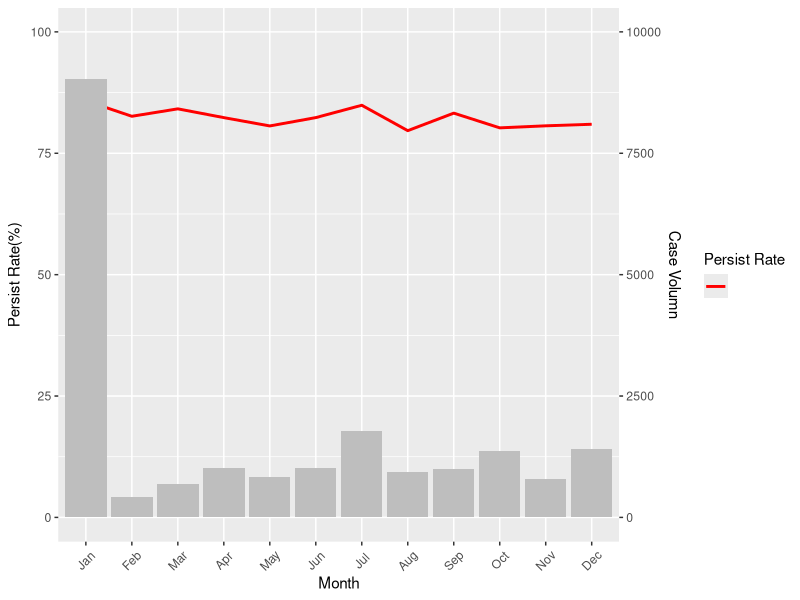
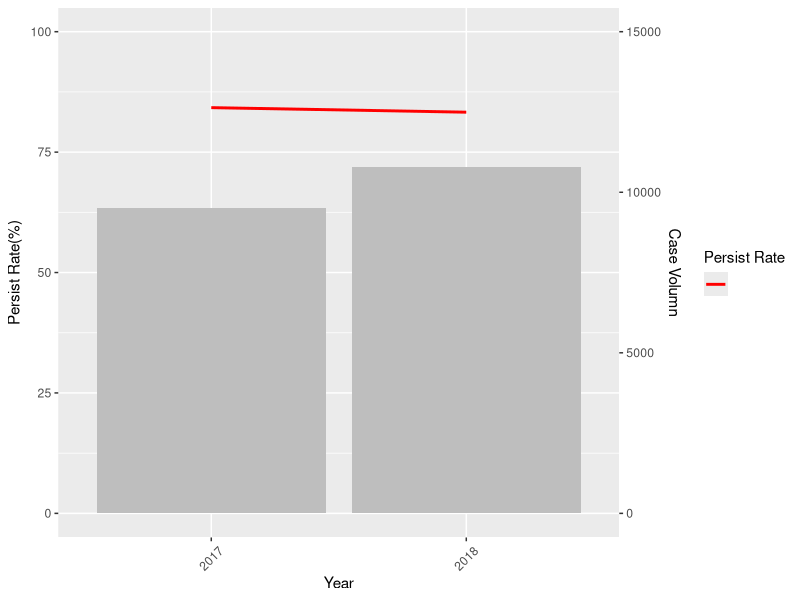
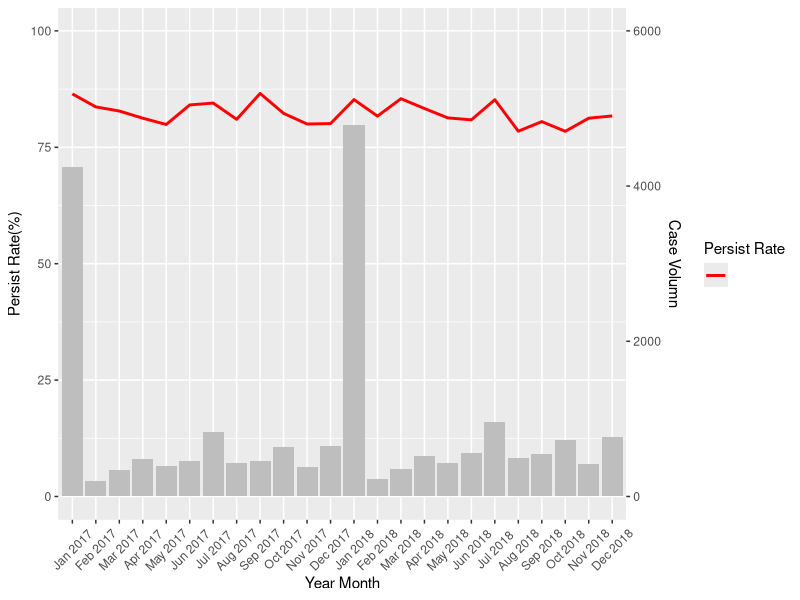
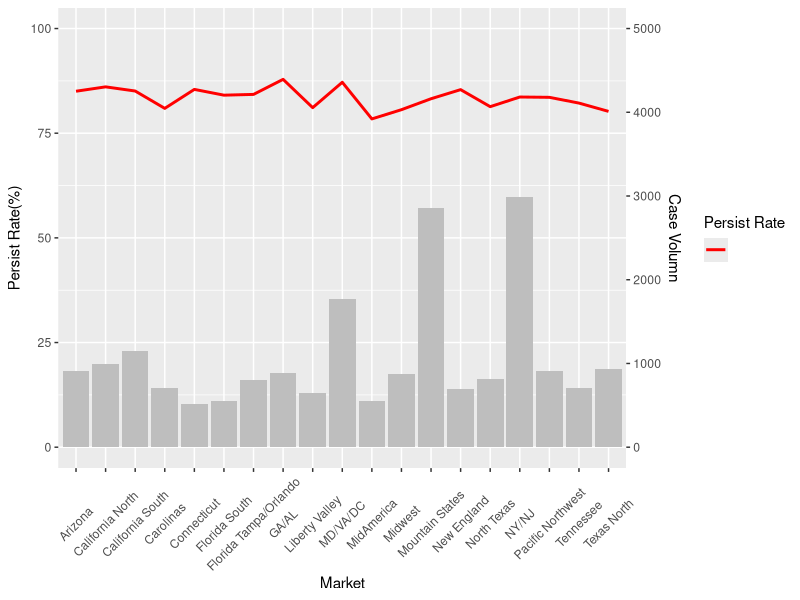
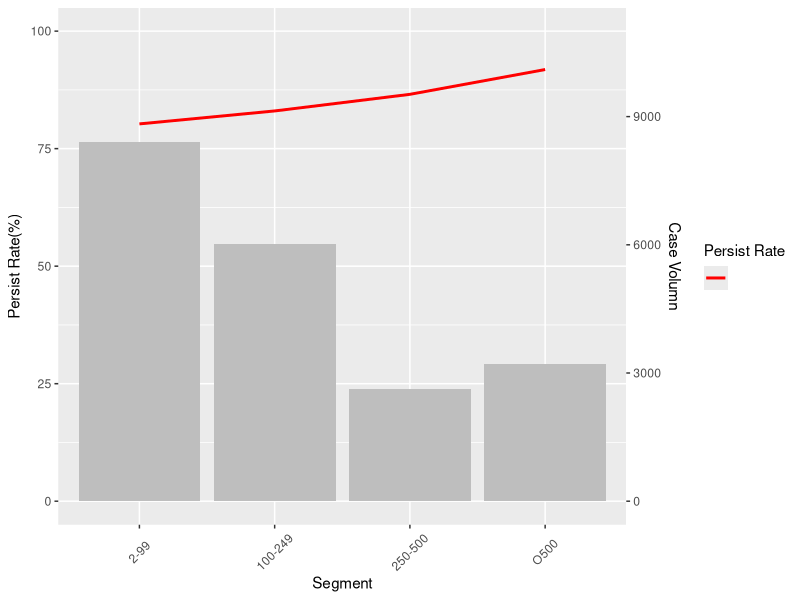
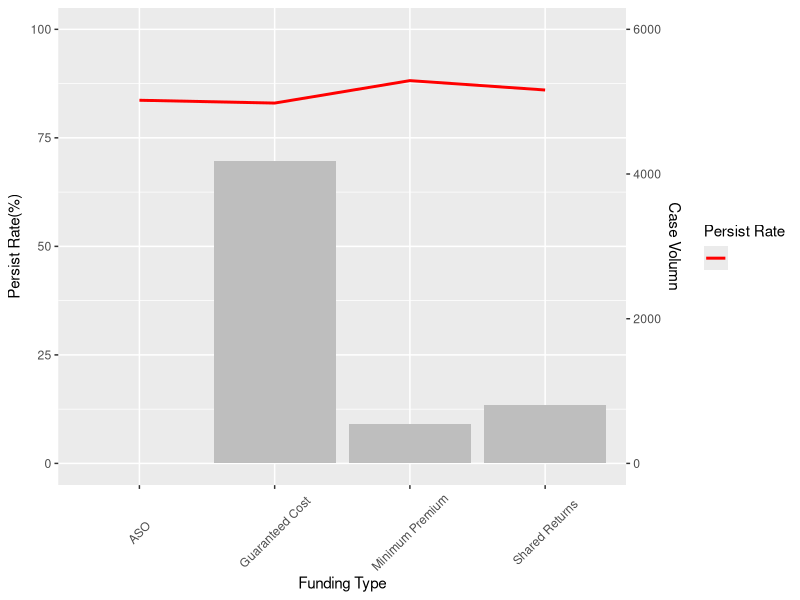
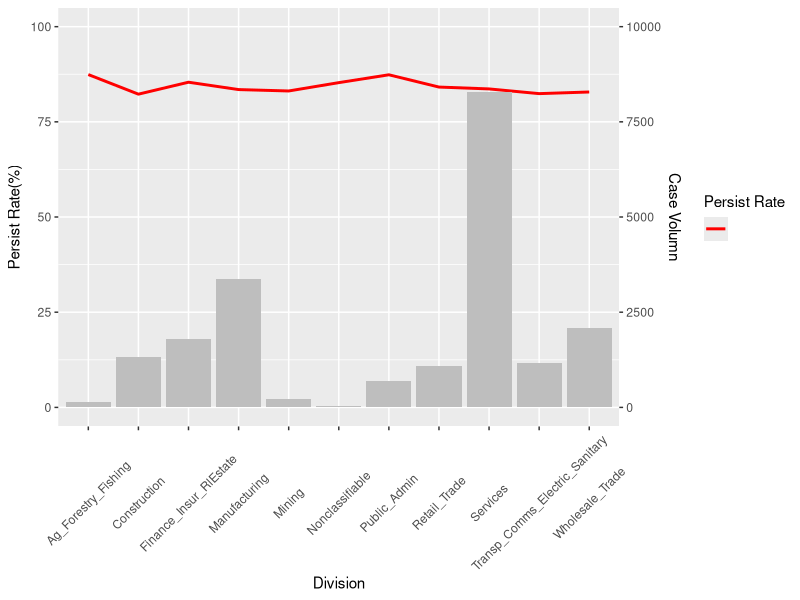
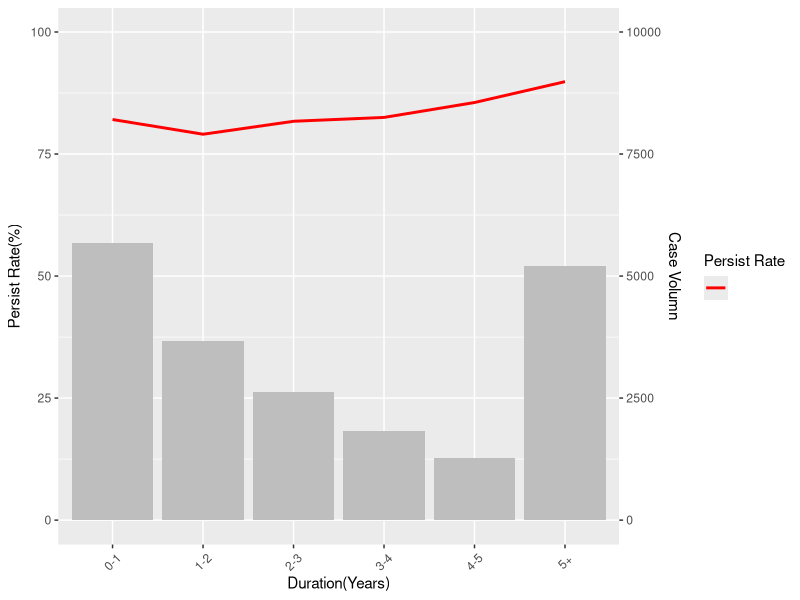

Recreate these plots in R, in order.
library(readr)
dat <- read_csv("Rention model.csv")

colnames(df)
#### Colnames cleaning:

names(dat) = gsub(pattern = "c59320_retnmdl_eda_dataset_v1.", replacement = "", x = names(dat))
head(dat)


#### Overall summary for each variable:

dat <- as.data.frame(unclass(dat))
dat$DV <- ifelse(dat$sold == 'Y',1,0)


#### Function to find frequency and percentage for a specific factor:

count_percentage <- function(var="close_month"){
  count <- table(dat[,var])
  per <- count/sum(count)
  data_comb <- data.frame(count,per)
  data_comb <- data_comb[,-3]
  colnames(data_comb) <- c(paste(var),"Frequency","Percentage")
  data_comb
  
}



#### Function to find Cost volumn and Persist Rate:


cost_volumn_and_persist_rate <- function(var="close_month"){
  
  count <- table(dat[,var])
  Persist <- table(dat[,var],dat[,"DV"])[,2]
  data_comb <- data.frame(count,Persist)
  colnames(data_comb)[1] <- c(paste(var))
  data_comb$Persist_Rate <- (data_comb$Persist/data_comb$Freq)*100
  
  data_comb
  
}



##### Plotting function


Plotting_function_month <- function(df,xlabel="x"){
  
  library(ggplot2)
  ggplot(df)  + 
    geom_line(aes(x=df[,1], y=Persist_Rate,group = 1,linetype = ""),stat="identity",size=1,colour="red")+
    scale_y_continuous(name = expression("Persist Rate(%)"), 
                       sec.axis = sec_axis(~.*100,name = "Case Volumn"),limits = c(0,100))+
    geom_bar(aes(x=df[,1], y=Freq/100),stat="identity", fill="grey")+
    theme(axis.text.x=element_text(angle= 45, vjust=.5))+
    labs(x=xlabel,y="",linetype = "Persist Rate")+
    scale_x_discrete(limits = month.abb)
  
  
}


Plotting_function_other <- function(df,xlabel="x",scale=150){
  
  library(ggplot2)
  ggplot(df)  + 
    geom_line(aes(x=df[,1], y=Persist_Rate,group = 1,linetype = ""),stat="identity",size=1,colour="red")+
    scale_y_continuous(name = expression("Persist Rate(%)"), 
                       sec.axis = sec_axis(~.*scale,name = "Case Volumn"),limits = c(0,100))+
    geom_bar(aes(x=df[,1], y=Freq/scale),stat="identity", fill="grey")+
    theme(axis.text.x=element_text(angle= 45, vjust=.5))+
    labs(x=xlabel,y="",linetype = "Persist Rate")
}





#### Month 
count_percentage(var="close_month") 
df <- cost_volumn_and_persist_rate(var="close_month")
Plotting_function_month(df,xlabel="Month")


### Year

count_percentage(var="close_year") 
df2 <- cost_volumn_and_persist_rate(var="close_year")
Plotting_function_other(df=df2,xlabel="Year",scale=150)

### Year and Month

dat$Year_month <- zoo::as.yearmon(paste(dat$close_year, dat$close_month), "%Y %b")

count_percentage(var="Year_month") 
df3 <- cost_volumn_and_persist_rate(var="Year_month")
Plotting_function_other(df=df3,xlabel="Year Month",scale=60)

### Market
count_percentage(var="market") 
df4 <- cost_volumn_and_persist_rate(var="market")
Plotting_function_other(df=df4,xlabel="Market",scale=50)


#### segment_sub
dat$segment_sub <- as.factor(dat$segment_sub)
dat$segment_sub <- ifelse(dat$segment_sub=="Feb-99","2-99",
                          ifelse(dat$segment_sub=="100-249","100-249",
                                 ifelse(dat$segment_sub=="250-500","250-500",
                                        ifelse(dat$segment_sub=="O500","O500",NA))))
count_percentage(var="segment_sub") 
df5 <- cost_volumn_and_persist_rate(var="segment_sub")


ggplot(df5)  + 
  geom_line(aes(x=df5[,1], y=Persist_Rate,group = 1,linetype = ""),stat="identity",size=1,colour="red")+
  scale_y_continuous(name = expression("Persist Rate(%)"), 
                     sec.axis = sec_axis(~.*110,name = "Case Volumn"),limits = c(0,100))+
  geom_bar(aes(x=df5[,1], y=Freq/110),stat="identity", fill="grey")+
  theme(axis.text.x=element_text(angle= 45, vjust=.5))+
  labs(x="Segment",y="",linetype = "Persist Rate")+
  scale_x_discrete(limits = c("2-99","100-249","250-500","O500"))


#### fundng_ty

count_percentage(var="fundng_ty") 
df6 <- cost_volumn_and_persist_rate(var="fundng_ty")
df6 <- df6[-4,]
Plotting_function_other(df=df6,xlabel="Funding Type",scale=60)


#### sic_division


count_percentage(var="sic_division") 
df7 <- cost_volumn_and_persist_rate(var="sic_division")
Plotting_function_other(df=df7,xlabel="Division",scale=100)


### Duration Years:

# Bucket (a):

dat$bucket_a <- ifelse(dat$duration_yrs>=0 & dat$duration_yrs<=1,"0-1",
                       ifelse(dat$duration_yrs>1 & dat$duration_yrs<=2,"1-2",
                              ifelse(dat$duration_yrs>2 & dat$duration_yrs<=3,"2-3",
                                     ifelse(dat$duration_yrs>3 & dat$duration_yrs<=4,"3-4",
                                            ifelse(dat$duration_yrs>4 & dat$duration_yrs<=5,"4-5","5+")))))

count_percentage(var="bucket_a") 
df8 <- cost_volumn_and_persist_rate(var="bucket_a")
Plotting_function_other(df=df8,xlabel="Duration(Years)",scale=100)



# Bucket (b):

dat$bucket_b <- ifelse(dat$duration_yrs>=0 & dat$duration_yrs<=3,"0-3",
                       ifelse(dat$duration_yrs>3 & dat$duration_yrs<=5,"3-5","5+"))

count_percentage(var="bucket_b") 
df9 <- cost_volumn_and_persist_rate(var="bucket_b")
Plotting_function_other(df=df9,xlabel="Duration(Years)",scale=150)


# Bucket (c):

dat$bucket_c <- ifelse(dat$duration_yrs>=0 & dat$duration_yrs<=5,"0-5",
                       ifelse(dat$duration_yrs>5 & dat$duration_yrs<=10,"5-10",
                              ifelse(dat$duration_yrs>10 & dat$duration_yrs<=15,"10-15",
                                     ifelse(dat$duration_yrs>15 & dat$duration_yrs<=20,"15-20","20+"))))

count_percentage(var="bucket_c") 
df10 <- cost_volumn_and_persist_rate(var="bucket_c")


ggplot(df10)  + 
  geom_line(aes(x=df10[,1], y=Persist_Rate,group = 1,linetype = ""),stat="identity",size=1,colour="red")+
  scale_y_continuous(name = expression("Persist Rate(%)"), 
                     sec.axis = sec_axis(~.*200,name = "Case Volumn"),limits = c(0,100))+
  geom_bar(aes(x=df10[,1], y=Freq/200),stat="identity", fill="grey")+
  theme(axis.text.x=element_text(angle= 45, vjust=.5))+
  labs(x="Duration(Years)",y="",linetype = "Persist Rate")+
  scale_x_discrete(limits = c("0-5","5-10","10-15","15-20","20+"))

